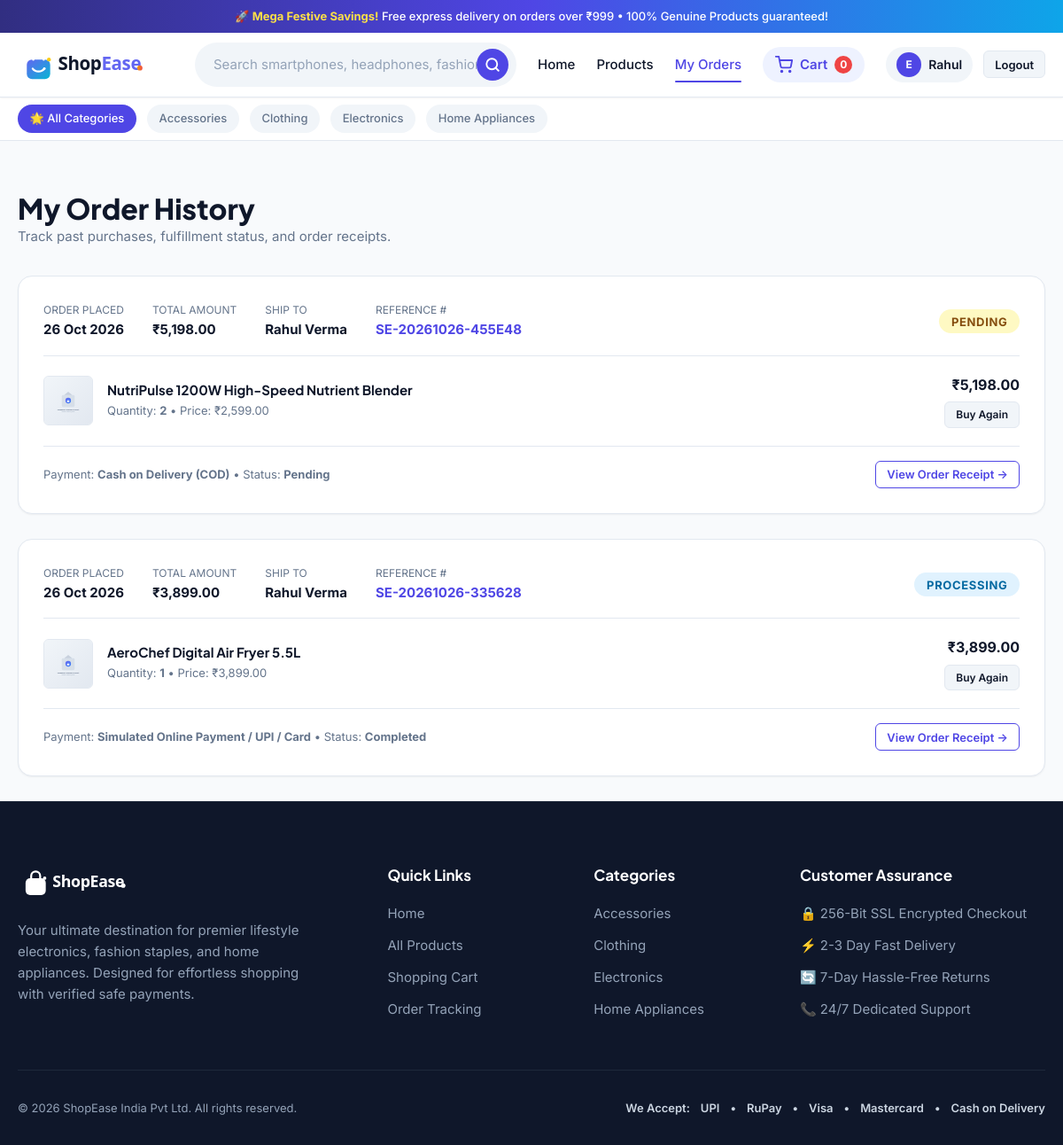
The page /orders/ (signed in) on the database its author committed.
### store/models.py (models this page shows, shortened)
class Category(models.Model):
    name = models.CharField(max_length=100, unique=True)
    slug = models.SlugField(max_length=120, unique=True, blank=True)
    description = models.TextField(blank=True)
    image = models.ImageField(upload_to='categories/', blank=True, null=True)
    icon = models.CharField(max_length=50, blank=True, default='tag', help_text="CSS icon identifier")
    created_at = models.DateTimeField(auto_now_add=True)
    class Meta:
        verbose_name_plural = 'Categories'
        ordering = ['name']

class Order(models.Model):
    PAYMENT_CHOICES = [
        ('cod', 'Cash on Delivery (COD)'),
        ('simulated', 'Simulated Online Payment / UPI / Card'),
    ]
    STATUS_CHOICES = [
        ('Pending', 'Pending'),
        ('Processing', 'Processing'),
        ('Shipped', 'Shipped'),
        ('Delivered', 'Delivered'),
        ('Cancelled', 'Cancelled'),
    ]
    PAYMENT_STATUS_CHOICES = [
        ('Pending', 'Pending'),
        ('Completed', 'Completed'),
        ('Failed', 'Failed'),
    ]
    user = models.ForeignKey(User, on_delete=models.CASCADE, related_name='orders')
    order_reference = models.CharField(max_length=32, unique=True, editable=False)
    full_name = models.CharField(max_length=150)
    email = models.EmailField()
    phone = models.CharField(max_length=20)
    address = models.TextField()
    city = models.CharField(max_length=100)
    state = models.CharField(max_length=100)
    postal_code = models.CharField(max_length=20)
    total_amount = models.DecimalField(max_digits=10, decimal_places=2)
    payment_method = models.CharField(max_length=20, choices=PAYMENT_CHOICES, default='cod')
    payment_status = models.CharField(max_length=20, choices=PAYMENT_STATUS_CHOICES, default='Pending')
    order_status = models.CharField(max_length=20, choices=STATUS_CHOICES, default='Pending')
    tracking_number = models.CharField(max_length=50, blank=True)
    notes = models.TextField(blank=True)
    created_at = models.DateTimeField(auto_now_add=True)
    updated_at = models.DateTimeField(auto_now=True)
    class Meta:
        ordering = ['-created_at']
    @property
    def formatted_total(self):
        return f"₹{self.total_amount:,.2f}"

class OrderItem(models.Model):
    order = models.ForeignKey(Order, on_delete=models.CASCADE, related_name='items')
    product = models.ForeignKey(Product, on_delete=models.SET_NULL, null=True, blank=True, related_name='order_items')
    product_name = models.CharField(max_length=200)
    price = models.DecimalField(max_digits=10, decimal_places=2)  # Snapshot of price at purchase time
    quantity = models.PositiveIntegerField(default=1)
    @property
    def subtotal(self):
        return Decimal(self.price) * self.quantity
    @property
    def formatted_price(self):
        return f"₹{self.price:,.2f}"
    @property
    def formatted_subtotal(self):
        return f"₹{self.subtotal:,.2f}"

### store/views.py (the view)
# urls.py: path('orders/', views.my_orders, name='my_orders'),
@login_required
def my_orders(request):
    orders = Order.objects.filter(user=request.user).prefetch_related('items__product').order_by('-created_at')
    context = {
        'orders': orders,
    }
    return render(request, 'my_orders.html', context)

### store/context_processors.py (called while the page is built)
def cart_and_categories_processor(request):
    cart_count = 0
    try:
        if request.user.is_authenticated:
            items = CartItem.objects.filter(user=request.user)
            cart_count = sum(item.quantity for item in items)
        else:
            session_key = request.session.session_key
            if session_key:
                items = CartItem.objects.filter(session_key=session_key)
                cart_count = sum(item.quantity for item in items)
    except Exception:
        cart_count = 0
    try:
        categories_nav = Category.objects.all()
    except Exception:
        categories_nav = []
    return {
        'cart_count': cart_count,
        'categories_nav': categories_nav,
        'currency_symbol': '₹',
        'site_name': 'ShopEase',
    }

### store/models.py (called while the page is built)
    def get_display_image(self):
        if self.image:
            try:
                return self.image.url
            except Exception:
                pass
        if self.image_url:
            return self.image_url
        return "/static/images/placeholder.svg"

    def get_absolute_url(self):
        return reverse('product_detail', kwargs={'slug': self.slug})

### templates/my_orders.html (shortened to what this page needs)
{% extends 'base.html' %}
{% load static %}
{% block content %}
<div class="container">
  <div class="orders-page-header">
    <h1 style="font-size: 2rem; font-weight: 800;">My Order History</h1>
    <p style="color: var(--text-muted); font-size: 0.9375rem;">
      Track past purchases, fulfillment status, and order receipts.
    </p>
  </div>
  {% if orders %}
    <div>
      {% for order in orders %}
        <div class="order-card" id="orderCard-{{ order.order_reference }}">
          <div class="order-card-header">
            <div class="order-header-meta">
              <div class="order-meta-item">
                <span>Order Placed</span>
                <strong>{{ order.created_at|date:"d M Y" }}</strong>
              </div>
              <div class="order-meta-item">
                <span>Total Amount</span>
                <strong>{{ order.formatted_total }}</strong>
              </div>
              <div class="order-meta-item">
                <span>Ship To</span>
                <strong>{{ order.full_name }}</strong>
              </div>
              <div class="order-meta-item">
                <span>Reference #</span>
                <strong style="color: var(--primary);">{{ order.order_reference }}</strong>
              </div>
            </div>
            <div>
              <span class="order-status-pill status-{{ order.order_status|lower }}">
                {{ order.order_status }}
              </span>
            </div>
          </div>
          <div class="order-items-grid">
            {% for item in order.items.all %}
              <div class="order-item-mini">
                <div class="order-item-left">
                  {% if item.product %}
                    <img
                      src="{{ item.product.get_display_image }}"
                      alt="{{ item.product_name }}"
                      class="order-item-thumb"
                      onerror="this.src='{% static 'images/placeholder.svg' %}'"
                    >
                  {% else %}
                    <img
                      src="{% static 'images/placeholder.svg' %}"
                      alt="{{ item.product_name }}"
                      class="order-item-thumb"
                    >
                  {% endif %}
                  <div>
                    <h4 style="font-size: 0.9375rem; font-weight: 700; margin-bottom: 0.2rem;">
                      {% if item.product %}
                        <a href="{{ item.product.get_absolute_url }}">{{ item.product_name }}</a>
                      {% else %}
                        {{ item.product_name }}
                      {% endif %}
                    </h4>
                    <div style="font-size: 0.8125rem; color: var(--text-muted);">
                      Quantity: <strong>{{ item.quantity }}</strong> &bull; Price: {{ item.formatted_price }}
                    </div>
                  </div>
                </div>
                <div style="text-align: right;">
                  <div style="font-weight: 700; font-size: 1rem; color: var(--text-main);">
                    {{ item.formatted_subtotal }}
                  </div>
                  {% if item.product %}
                    <a href="{{ item.product.get_absolute_url }}" class="btn btn-secondary btn-sm" style="margin-top: 0.35rem; font-size: 0.75rem;">
                      Buy Again
                    </a>
                  {% endif %}
                </div>
              </div>
            {% endfor %}
          </div>
          <div style="margin-top: 1.25rem; padding-top: 1rem; border-top: 1px solid var(--border-light); display: flex; justify-content: space-between; align-items: center; flex-wrap: wrap; gap: 0.75rem;">
            <div style="font-size: 0.8125rem; color: var(--text-muted);">
              Payment: <strong>{{ order.get_payment_method_display }}</strong> &bull; Status: <strong>{{ order.payment_status }}</strong>
            </div>
            <a href="{% url 'order_detail' order.order_reference %}" class="btn btn-outline btn-sm">
              View Order Receipt &rarr;
            </a>
          </div>
        </div>
      {% endfor %}
    </div>
  {% endif %}
</div>
{% endblock %}

### templates/base.html (shortened to what this page needs)
{% load static %}
<!DOCTYPE html>
<html lang="en">
<head>
  <link rel="stylesheet" href="{% static 'css/style.css' %}">
</head>
<body>
  <div class="announcement-bar">
    <div class="container">
      🚀 <strong>Mega Festive Savings!</strong> Free express delivery on orders over ₹999 &bull; 100% Genuine Products guaranteed!
    </div>
  </div>
  <header class="site-header">
    <div class="container">
      <div class="nav-wrapper">
        <a href="{% url 'home' %}" class="brand-logo" id="siteLogoLink" aria-label="ShopEase Home">
          <img src="{% static 'images/logo.svg' %}" alt="ShopEase" width="160" height="40">
        </a>
        <form action="{% url 'product_list' %}" method="GET" class="search-form" id="globalSearchForm">
          <div class="search-input-group">
            <input
              type="text"
              name="q"
              class="search-input"
              placeholder="Search smartphones, headphones, fashion, shoes..."
              value="{{ search_query|default:'' }}"
              id="globalSearchInput"
              autocomplete="off"
            >
            <button type="submit" class="search-btn" id="searchSubmitBtn" aria-label="Search">
              <svg width="18" height="18" viewBox="0 0 24 24" fill="none" stroke="currentColor" stroke-width="2.5" stroke-linecap="round" stroke-linejoin="round">
                <circle cx="11" cy="11" r="8"></circle>
                <line x1="21" y1="21" x2="16.65" y2="16.65"></line>
              </svg>
            </button>
          </div>
        </form>
        <nav class="main-nav" id="mainNav">
          <a href="{% url 'home' %}" class="nav-link {% if request.resolver_match.url_name == 'home' %}active{% endif %}" id="navHome">Home</a>
          <a href="{% url 'product_list' %}" class="nav-link {% if request.resolver_match.url_name == 'product_list' %}active{% endif %}" id="navProducts">Products</a>
          {% if user.is_authenticated %}
            <a href="{% url 'my_orders' %}" class="nav-link {% if request.resolver_match.url_name == 'my_orders' %}active{% endif %}" id="navOrders">My Orders</a>
          {% endif %}
          <a href="{% url 'cart' %}" class="cart-nav-btn" id="navCart" aria-label="View Shopping Cart">
            <svg width="20" height="20" viewBox="0 0 24 24" fill="none" stroke="currentColor" stroke-width="2.2" stroke-linecap="round" stroke-linejoin="round">
              <circle cx="9" cy="21" r="1"></circle>
              <circle cx="20" cy="21" r="1"></circle>
              <path d="M1 1h4l2.68 13.39a2 2 0 0 0 2 1.61h9.72a2 2 0 0 0 2-1.61L23 6H6"></path>
            </svg>
            <span>Cart</span>
            <span class="cart-badge" id="cartBadgeCount">{{ cart_count|default:"0" }}</span>
          </a>
          {% if user.is_authenticated %}
            <div class="user-menu">
              <div class="user-badge" title="Logged in as {{ user.username }}">
                <div class="user-avatar-circle">
                  {{ user.username|slice:":1"|upper }}
                </div>
                <span>{{ user.first_name|default:user.username }}</span>
              </div>
              <a href="{% url 'logout' %}" class="btn btn-secondary btn-sm" id="navLogout">Logout</a>
            </div>
          {% else %}
            <div class="user-menu">
              <a href="{% url 'login' %}" class="btn btn-secondary btn-sm" id="navLogin">Login</a>
              <a href="{% url 'register' %}" class="btn btn-primary btn-sm" id="navRegister">Register</a>
            </div>
          {% endif %}
        </nav>
      </div>
    </div>
  </header>
  <div class="categories-subnav">
    <div class="container">
      <ul class="subnav-list">
        <li>
          <a href="{% url 'product_list' %}" class="category-chip {% if not request.GET.category %}active{% endif %}">
            🌟 All Categories
          </a>
        </li>
        {% for cat in categories_nav %}
          <li>
            <a href="{% url 'product_list' %}?category={{ cat.slug }}" class="category-chip {% if request.GET.category == cat.slug %}active{% endif %}">
              {{ cat.name }}
            </a>
          </li>
        {% endfor %}
      </ul>
    </div>
  </div>
  <main id="mainContent">
    {% block content %}{% endblock %}
  </main>
  <footer class="site-footer">
    <div class="container">
      <div class="footer-grid">
        <div class="footer-brand">
          <a href="{% url 'home' %}" style="display: inline-block;">
            <img src="{% static 'images/logo.svg' %}" alt="ShopEase Logo" style="height: 38px; filter: brightness(0) invert(1);">
          </a>
          <p>
            Your ultimate destination for premier lifestyle electronics, fashion staples, and home appliances. Designed for effortless shopping with verified safe payments.
          </p>
        </div>
        <div>
          <h4 class="footer-title">Quick Links</h4>
          <ul class="footer-links">
            <li><a href="{% url 'home' %}">Home</a></li>
            <li><a href="{% url 'product_list' %}">All Products</a></li>
            <li><a href="{% url 'cart' %}">Shopping Cart</a></li>
            <li><a href="{% url 'my_orders' %}">Order Tracking</a></li>
          </ul>
        </div>
        <div>
          <h4 class="footer-title">Categories</h4>
          <ul class="footer-links">
            {% for cat in categories_nav|slice:":4" %}
              <li><a href="{% url 'product_list' %}?category={{ cat.slug }}">{{ cat.name }}</a></li>
            {% endfor %}
          </ul>
        </div>
        <div>
          <h4 class="footer-title">Customer Assurance</h4>
          <ul class="footer-links">
            <li>🔒 256-Bit SSL Encrypted Checkout</li>
            <li>⚡ 2-3 Day Fast Delivery</li>
            <li>🔄 7-Day Hassle-Free Returns</li>
            <li>📞 24/7 Dedicated Support</li>
          </ul>
        </div>
      </div>
      <div class="footer-bottom">
        <p>&copy; 2026 ShopEase India Pvt Ltd. All rights reserved.</p>
        <div class="payment-badge-icons">
          <span>We Accept:</span>
          <span>UPI</span> &bull;
          <span>RuPay</span> &bull;
          <span>Visa</span> &bull;
          <span>Mastercard</span> &bull;
          <span>Cash on Delivery</span>
        </div>
      </div>
    </div>
  </footer>
</body>
</html>

### rows shown on the page
Category: name "Accessories"
Category: name "Clothing"
Category: name "Electronics"
Category: name "Home Appliances"
Order: created_at "26 Oct 2026", formatted_total "₹5,198.00", full_name "Rahul Verma", order_reference "SE-20261026-455E48", order_status "PENDING", payment_method "Cash on Delivery (COD)", payment_status "Pending"
OrderItem: product_name "NutriPulse 1200W High-Speed Nutrient Blender", quantity "2", formatted_price "₹2,599.00", formatted_subtotal "₹5,198.00"
Order: created_at "26 Oct 2026", formatted_total "₹3,899.00", full_name "Rahul Verma", order_reference "SE-20261026-335628", order_status "PROCESSING", payment_method "Simulated Online Payment / UPI / Card", payment_status "Completed"
OrderItem: product_name "AeroChef Digital Air Fryer 5.5L", quantity "1", formatted_price "₹3,899.00", formatted_subtotal "₹3,899.00"

### other values the page prints
{{ cart_count|default:"0" }} "0"
{{ user.username|slice:":1"|upper }} "E"
{{ user.first_name|default:user.username }} "Rahul"
